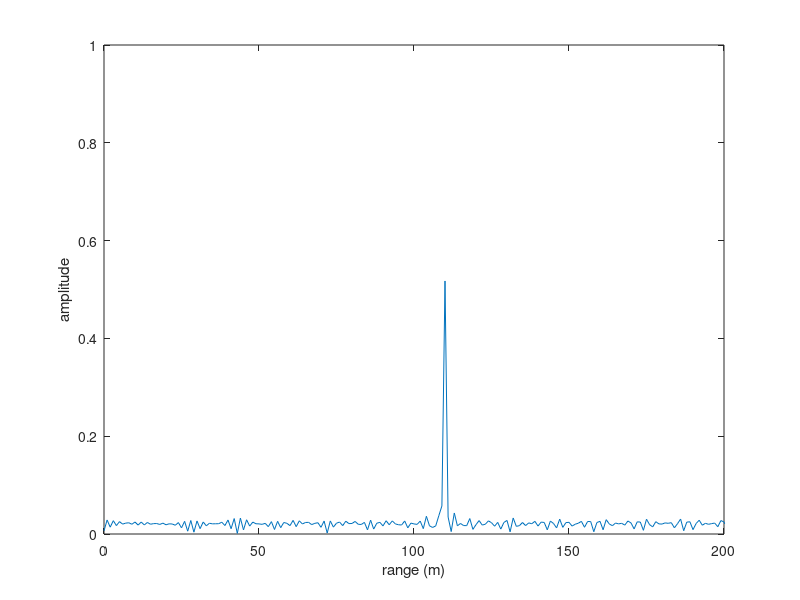
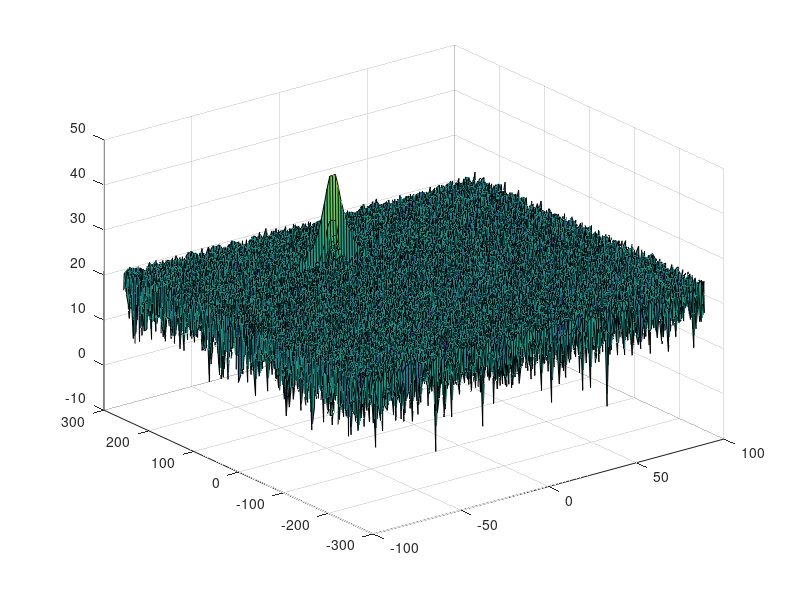

The MATLAB script that drew these images, in order: (Note: this script raises an error after producing the figures.)
clear all
close all
clc;

%% Radar Specifications 
%%%%%%%%%%%%%%%%%%%%%%%%%%%
% Frequency of operation = 77GHz
% Max Range = 200m
% Range Resolution = 1 m
% Max Velocity = 100 m/s
%%%%%%%%%%%%%%%%%%%%%%%%%%%

%speed of light = 3e8
%% User Defined Range and Velocity of target
% *%TODO* :
% define the target's initial position and velocity. Note : Velocity
% remains contant
target_range_init = 110;
target_velocity = -20; 


%% FMCW Waveform Generation

% *%TODO* :
%Design the FMCW waveform by giving the specs of each of its parameters.
% Calculate the Bandwidth (B), Chirp Time (Tchirp) and Slope (slope) of the FMCW
% chirp using the requirements above.
range_max = 200;        
range_resolution = 1;
velocity_max = 100;
c = 299792458;      % speed of light

B = c/2/range_resolution;
Tchirp = 5.5*2*range_max/c;
slope = B/Tchirp;
disp(['Slope is ', num2str(slope)]);

%Operating carrier frequency of Radar 
fc= 77e9;             %carrier freq

                                                          
%The number of chirps in one sequence. Its ideal to have 2^ value for the ease of running the FFT
%for Doppler Estimation. 
Nd=128;                   % #of doppler cells OR #of sent periods % number of chirps

%The number of samples on each chirp. 
Nr=1024;                  %for length of time OR # of range cells

% Timestamp for running the displacement scenario for every sample on each
% chirp
t=linspace(0,Nd*Tchirp,Nr*Nd); %total time for samples


%Creating the vectors for Tx, Rx and Mix based on the total samples input.
Tx=zeros(1,length(t)); %transmitted signal
Rx=zeros(1,length(t)); %received signal
Mix = zeros(1,length(t)); %beat signal

%Similar vectors for range_covered and time delay.
r_t=zeros(1,length(t));
td=zeros(1,length(t));
target_range = zeros(1,length(t));  % range 

%% Signal generation and Moving Target simulation
% Running the radar scenario over the time. 

for i=1:length(t)         
    
    
    % *%TODO* :
    %For each time stamp update the Range of the Target for constant velocity.
    if i > 1
        target_range(i) = target_range(i-1) + target_velocity*(t(i) - t(i-1));
    else
        target_range(i) = target_range_init;
    end
    
    % *%TODO* :
    %For each time sample we need update the transmitted and
    %received signal. 
    delay = 2*target_range(i)/c;
    Tx(i) = cos(2*pi*(fc*t(i) + 0.5*slope*t(i)^2 ) );
    Rx(i) = cos(2*pi*(fc*(t(i) - delay) + 0.5*slope*(t(i)-delay)^2 ) );
    
    % *%TODO* :
    %Now by mixing the Transmit and Receive generate the beat signal
    %This is done by element wise matrix multiplication of Transmit and
    %Receiver Signal
    Mix(i) = Tx(i).*Rx(i);
    
end

%% RANGE MEASUREMENT


 % *%TODO* :
%reshape the vector into Nr*Nd array. Nr and Nd here would also define the size of
%Range and Doppler FFT respectively.
Mix = reshape(Mix, Nr, Nd);

 % *%TODO* :
%run the FFT on the beat signal along the range bins dimension (Nr) and
%normalize.
chirp_fft_1 = fft(Mix(:,1));

 % *%TODO* :
% Take the absolute value of FFT output
chirp_spec_double_1 = abs(chirp_fft_1/Nr);

 % *%TODO* :
% Output of FFT is double sided signal, but we are interested in only one side of the spectrum.
% Hence we throw out half of the samples.
chirp_spec_single_1 = chirp_spec_double_1(1:Nr/2+1);
chirp_spec_single_1(2:end-1) = 2*chirp_spec_single_1(2:end-1);

%plotting the range
figure ('Name','Range from First FFT')
% subplot(2,1,1)

 % *%TODO* :
 % plot FFT output 
Fs = 1/Tchirp*Nr;       % sampling frequency
axis_f = Fs*(0:(Nr/2))/Nr;  % x-axis in frequency (Hz)
axis_range = axis_f*c*Tchirp/2/B; % convert x-axis in frequency (Hz) to range estimate (m)

% plot(axis_f, chirp_spec_single_1) 
% title('Single-Sided Amplitude Spectrum of X(t)')
% xlabel('f (Hz)')
% ylabel('|P1(f)|')

plot(axis_range, chirp_spec_single_1);
xlabel('range (m)')
ylabel('amplitude')
axis ([0 200 0 1]);



%% RANGE DOPPLER RESPONSE
% The 2D FFT implementation is already provided here. This will run a 2DFFT
% on the mixed signal (beat signal) output and generate a range doppler
% map.You will implement CFAR on the generated RDM


% Range Doppler Map Generation.

% The output of the 2D FFT is an image that has reponse in the range and
% doppler FFT bins. So, it is important to convert the axis from bin sizes
% to range and doppler based on their Max values.

Mix=reshape(Mix,[Nr,Nd]);

% 2D FFT using the FFT size for both dimensions.
sig_fft2 = fft2(Mix,Nr,Nd);

% Taking just one side of signal from Range dimension.
sig_fft2 = sig_fft2(1:Nr/2,1:Nd);
sig_fft2 = fftshift (sig_fft2);
RDM = abs(sig_fft2);
RDM = 10*log10(RDM) ;

%use the surf function to plot the output of 2DFFT and to show axis in both
%dimensions
doppler_axis = linspace(-100,100,Nd);
range_axis = linspace(-200,200,Nr/2)*((Nr/2)/400);
figure,surf(doppler_axis,range_axis,RDM);

%% CFAR implementation

%Slide Window through the complete Range Doppler Map

% *%TODO* :
%Select the number of Training Cells in both the dimensions.
Tr = 10;
Td = 10;

% *%TODO* :
%Select the number of Guard Cells in both dimensions around the Cell under 
%test (CUT) for accurate estimation
Gr = 4;
Gd = 4;

% *%TODO* :
% offset the threshold by SNR value in dB
offset_dB = 10;

% *%TODO* :
%Create a vector to store noise_level for each iteration on training cells
noise_level = zeros(1,1);


% *%TODO* :
%design a loop such that it slides the CUT across range doppler map by
%giving margins at the edges for Training and Guard Cells.
%For every iteration sum the signal level within all the training
%cells. To sum convert the value from logarithmic to linear using db2pow
%function. Average the summed values for all of the training
%cells used. After averaging convert it back to logarithimic using pow2db.
%Further add the offset to it to determine the threshold. Next, compare the
%signal under CUT with this threshold. If the CUT level > threshold assign
%it a value of 1, else equate it to 0.

n_train_cells = (2*Tr+2*Gr+1)*(2*Td+2*Gd+1) - (2*Gr+1)*(2*Gd+1);


   % Use RDM[x,y] as the matrix from the output of 2D FFT for implementing
   % CFAR
   
dim_range = size(RDM,1);
dim_dop = size(RDM,2);
detection_map = zeros(dim_range,dim_dop);    % initialize the detection map

for r = 1:dim_range
    for d = 1:dim_dop
        
        if (r <= Tr+Gr || r >= dim_range-Tr-Gr || ... % CUT cannot be located at the edges of matrix thus set to zero
            d <= Td+Gd || d >= dim_dop-Td-Gd )
            detection_map(r,d) = 0;
        else
            % compute the sum of FFT singals at training cells 
            sig_fft2_train_sum = sum(db2pow(RDM(r-Tr-Gr:r+Tr+Gr, d-Td-Gd:d+Td+Gd)),'all') -...
                sum(db2pow(RDM(r-Gr:r+Gr, d-Gd:d+Gd)),'all');
            
            % compute the average signal over the training cell
            sig_fft2_train_avg = sig_fft2_train_sum/n_train_cells;
            
            % compute the threshold in dB
            threshold = pow2db(sig_fft2_train_avg) + offset_dB;
            
            % detect the target
            if (RDM(r,d) >= threshold)
                detection_map(r,d) = 1;
            else
                detection_map(r,d) = 0;
            end
        end
    end   
end



% *%TODO* :
% The process above will generate a thresholded block, which is smaller 
%than the Range Doppler Map as the CUT cannot be located at the edges of
%matrix. Hence,few cells will not be thresholded. To keep the map size same
% set those values to 0. 
 








% *%TODO* :
%display the CFAR output using the Surf function like we did for Range
%Doppler Response output.
figure,surf(doppler_axis,range_axis,detection_map);
colorbar;


 
 